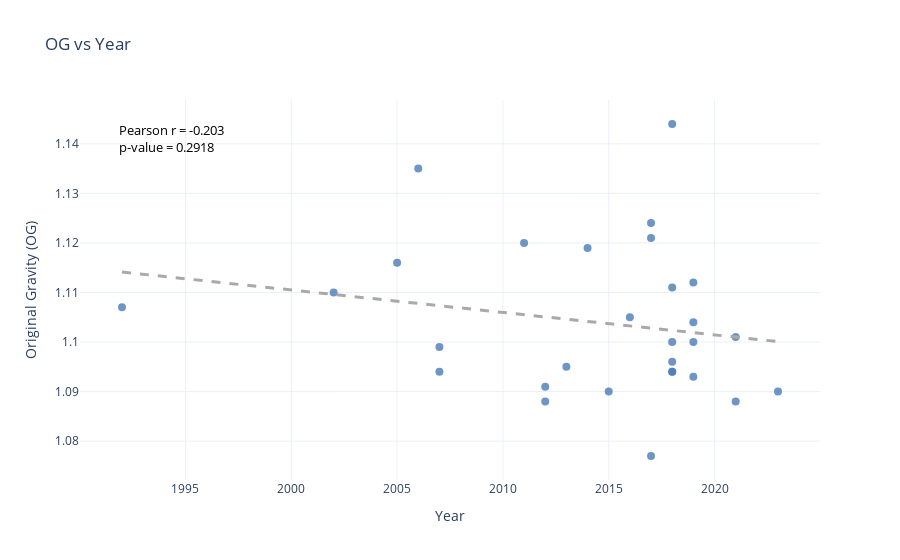

Source (notebook cell):
### Code cell
plot_scatter(df, 'year', 'og')

### Figure 1 — Plotly figure (JSON) as saved in the notebook; plotly's stock layout.template omitted (floating-point values rounded to 4 significant figures)
{"data": [{"hovertemplate": "Year=%{x}<br>Original Gravity (OG)=%{y}<extra></extra>", "legendgroup": "", "marker": {"color": "#4a7cb5", "opacity": 0.8, "size": 8, "symbol": "circle"}, "mode": "markers", "name": "", "orientation": "v", "showlegend": false, "type": "scatter", "x": [2021, 2019, 2017, 2002, 2018, 2014, 2007, 2015, 2023, 2021, 2017, 2019, 2019, 2019, 2018, 2018, 2018, 2018, 2018, 2017, 2016, 2013, 2012, 2011, 1992, 2006, 2005, 2012, 2007], "xaxis": "x", "y": [1.088, 1.093, 1.121, 1.11, 1.096, 1.119, 1.094, 1.09, 1.09, 1.101, 1.124, 1.1, 1.104, 1.112, 1.144, 1.111, 1.094, 1.094, 1.1, 1.077, 1.105, 1.095, 1.088, 1.12, 1.107, 1.135, 1.116, 1.091, 1.099], "yaxis": "y"}, {"hovertemplate": "<b>OLS trendline</b><br>og = -0.000452914 * year + 2.01633<br>R<sup>2</sup>=0.041064<br><br>Year=%{x}<br>Original Gravity (OG)=%{y} <b>(trend)</b><extra></extra>", "legendgroup": "", "line": {"color": "darkgray", "dash": "dash", "width": 3}, "marker": {"color": "#636efa", "symbol": "circle"}, "mode": "lines", "name": "", "showlegend": false, "type": "scatter", "x": [1992, 2002, 2005, 2006, 2007, 2007, 2011, 2012, 2012, 2013, 2014, 2015, 2016, 2017, 2017, 2017, 2018, 2018, 2018, 2018, 2018, 2018, 2019, 2019, 2019, 2019, 2021, 2021, 2023], "xaxis": "x", "y": [1.114, 1.11, 1.108, 1.108, 1.107, 1.107, 1.106, 1.105, 1.105, 1.105, 1.104, 1.104, 1.103, 1.103, 1.103, 1.103, 1.102, 1.102, 1.102, 1.102, 1.102, 1.102, 1.102, 1.102, 1.102, 1.102, 1.101, 1.101, 1.1], "yaxis": "y"}], "layout": {"annotations": [{"align": "left", "font": {"color": "black", "size": 13}, "showarrow": false, "text": "Pearson r = -0.203<br>p-value = 0.2918", "x": 0.05, "xref": "paper", "y": 0.95, "yref": "paper"}], "legend": {"tracegroupgap": 0}, "title": {"text": "OG vs Year"}, "xaxis": {"anchor": "y", "domain": [0, 1], "title": {"text": "Year"}}, "yaxis": {"anchor": "x", "domain": [0, 1], "title": {"text": "Original Gravity (OG)"}}}}
